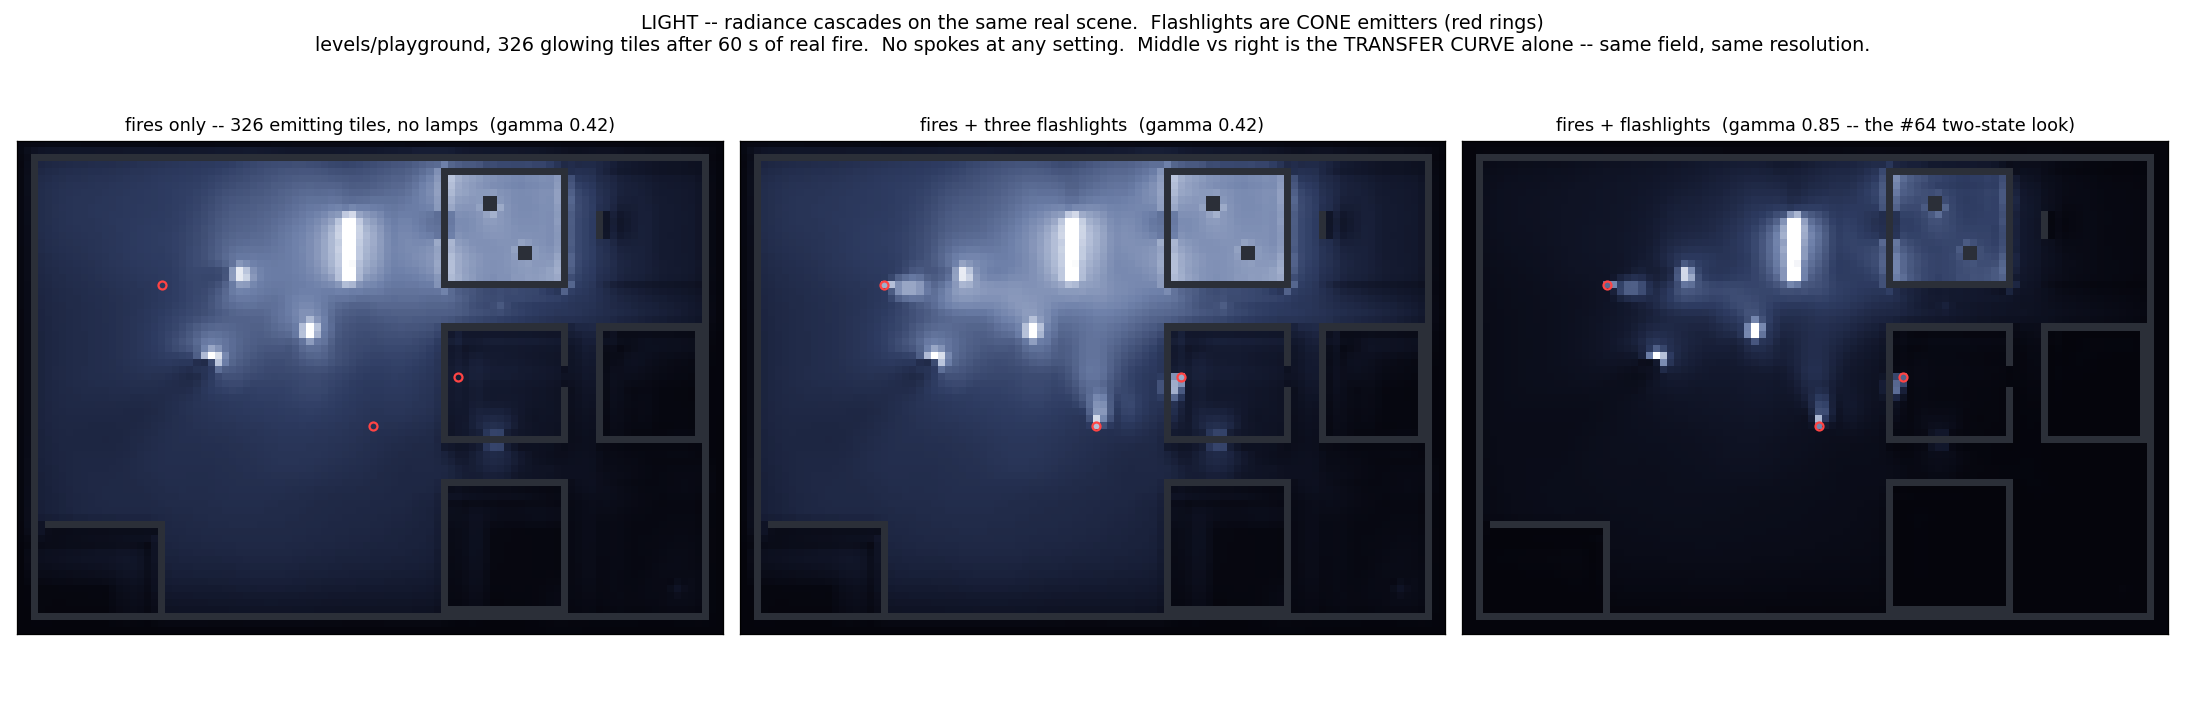

Recreate this plot in Python.
"""Task 1, light half -- radiance cascades on the real map, with flashlights (2026-09-13).

Erik: "Also have some flashlights perhaps." and "I could accept the artifacts, but I would
like to see them with more light sources first."

Same real scene as real_scene_heat_sweeps.py (levels/playground after 60 s of real fires), lit by
every burning tile PLUS three flashlights.  A flashlight is a CONE emitter: it radiates
only into directions within its beam, which is natural in a directional solve and is what
design section 4.2 specifies.

THE TWO KNOBS THAT ACTUALLY CHANGE THE PICTURE.  The last session's dials note records
that Erik changed BASE_DIRS 16->8 and MARCH 0.25->0.125 and saw essentially nothing.
These are the ones that do something:
    N_CASCADES -- reach versus leak.  cascade_diagnose.py found coarse probes landing
                  INSIDE walls at our map sizes: that is the parallax/bilinear leak that
                  Osborne & Sannikov 2024 section 2.5 names, with a published fix.
    GAMMA      -- the transfer curve.  This, not field resolution, is what produces the
                  crisp two-state look of issue #64.

Run:
    C:/Users/steen/anaconda3/python.exe docs/ray_engine_v2_scheme_study_2026-09-13/real_scene_light_cascades.py
"""
from __future__ import annotations
import math
from pathlib import Path
import numpy as np

HERE = Path(__file__).resolve().parent
LEVEL = "playground"

BASE_DIRS = 16
N_CASCADES = 4
BASE_LEN = 1.0
MARCH = 0.34
GAMMA = 0.42
CLIP_PCT = 99.7
PALETTE = ["#05050c", "#141a30", "#2f3d63", "#6d7fa8", "#b9c4dc", "#ffffff"]
WALL_COLOUR = "#2b2f38"

# (row, col, beam direction in degrees, half-angle, brightness)
# Amplitudes are chosen so a flashlight and the hottest fire tile read at comparable
# brightness.  A first pass had the lamps 65x the brightest fire and the fires vanished
# from the picture, which is a tone-mapping accident, not a property of the solver.
FLASHLIGHTS = [(20, 20, 0.0, 22.0, 6.0),
               (33, 62, 135.0, 22.0, 6.0),
               (40, 50, 270.0, 30.0, 4.5)]

FL_MASK = None
FL_LIVE = [False]        # flashlights off for the fires-only panel


def load():
    d = np.load(HERE / f"heatmap_{LEVEL}.npz", allow_pickle=True)
    T = d["temperature"].astype(float)
    la = d["light_atten"].astype(float)
    kappa = la.mean(axis=2) * 4.0          # scalar extinction, generous so walls block
    solid = d["solid"]
    opaque = solid & (kappa > 0.5)
    # visible emission: hot tiles glow, steeply with temperature
    em = np.where(T > 200.0, ((T - 200.0) / 800.0) ** 3, 0.0)
    em *= 1.0 / max(em.max(), 1e-9)        # hottest fire tile = 1.0
    return kappa, em, opaque, T


def cone_gain(iy, ix, ang):
    """A flashlight at (iy,ix) emits toward -ang only inside its beam."""
    g = 0.0
    for (fy, fx, fdeg, half, amp) in FLASHLIGHTS:
        if iy == fy and ix == fx:
            to_probe = math.degrees(math.atan2(-math.sin(ang), -math.cos(ang)))
            d = (to_probe - fdeg + 180.0) % 360.0 - 180.0
            if abs(d) <= half:
                g += amp * (0.5 + 0.5 * math.cos(math.pi * d / half))
    return g


def trace(px, py, ang, r0, r1, em, kappa, H, W, march):
    rad, trans = 0.0, 1.0
    dx, dy = math.cos(ang), math.sin(ang)
    n = max(1, int((r1 - r0) / march))
    ds = (r1 - r0) / n
    for k in range(n):
        t = r0 + (k + 0.5) * ds
        ix, iy = int(px + dx * t), int(py + dy * t)
        if not (0 <= ix < W and 0 <= iy < H):
            break
        e = em[iy, ix]
        if FL_LIVE[0] and FL_MASK[iy, ix]:
            e = e + cone_gain(iy, ix, ang)
        rad += e * trans * ds
        trans *= math.exp(-kappa[iy, ix] * ds)
        if trans < 1e-5:
            break
    return rad, trans


def build(em, kappa, H, W, ncasc):
    far = math.hypot(H, W)
    levels = []
    for i in range(ncasc):
        sp = 2 ** i
        nd = BASE_DIRS * (4 ** i)
        r0 = BASE_LEN * (4 ** i - 1) / 3.0
        r1 = BASE_LEN * (4 ** (i + 1) - 1) / 3.0
        if i == ncasc - 1:
            r1 = far                 # top cascade runs to the domain edge (paper 2.3)
        # The march must stay fine enough to see a one-tile wall, whatever the interval
        # length -- otherwise the top cascade steps straight over occluders and what looks
        # like the bilinear leak is really just an undersampled march.
        march = min(MARCH, 0.5)
        ph, pw = H // sp, W // sp
        rad = np.zeros((ph, pw, nd))
        tr = np.ones((ph, pw, nd))
        for j in range(ph):
            for k in range(pw):
                px, py = (k + 0.5) * sp, (j + 0.5) * sp
                for d in range(nd):
                    ang = (d + 0.5) * (2.0 * math.pi / nd)
                    rad[j, k, d], tr[j, k, d] = trace(px, py, ang, r0, r1,
                                                      em, kappa, H, W, march)
        levels.append([rad, tr])
        print(f"    cascade {i}: {ph}x{pw} probes x {nd} dirs, {r0:.1f}..{r1:.1f} tiles")
    return levels


def merge(levels):
    for i in range(len(levels) - 2, -1, -1):
        rad, tr = levels[i]
        far_rad = levels[i + 1][0]
        ph, pw, nd = rad.shape
        fph, fpw, fnd = far_rad.shape
        sp, fsp = 2 ** i, 2 ** (i + 1)
        for j in range(ph):
            for k in range(pw):
                px = ((k + 0.5) * sp) / fsp - 0.5
                py = ((j + 0.5) * sp) / fsp - 0.5
                k0, j0 = int(math.floor(px)), int(math.floor(py))
                fx, fy = px - k0, py - j0
                for d in range(nd):
                    acc = 0.0
                    for c in range(4):
                        fd = (d * 4 + c) % fnd
                        v = 0.0
                        for dj in (0, 1):
                            for dk in (0, 1):
                                wgt = ((fy if dj else 1 - fy)
                                       * (fx if dk else 1 - fx))
                                jj, kk = j0 + dj, k0 + dk
                                if 0 <= jj < fph and 0 <= kk < fpw:
                                    v += wgt * far_rad[jj, kk, fd]
                        acc += v
                    rad[j, k, d] += tr[j, k, d] * (acc / 4.0)
    return levels


def tonemap(f, opaque, gamma, hi):
    v = np.clip(np.asarray(f, float) / max(hi, 1e-12), 0, 1) ** gamma
    return np.ma.array(v, mask=opaque)


def _label(mask):
    """4-connected component labelling, numpy only (scipy in this env is built against
    numpy 1.x and will not import under numpy 2)."""
    lab = np.zeros(mask.shape, np.int32)
    cur = 0
    H, W = mask.shape
    for sy in range(H):
        for sx in range(W):
            if not mask[sy, sx] or lab[sy, sx]:
                continue
            cur += 1
            stack = [(sy, sx)]
            lab[sy, sx] = cur
            while stack:
                y, x = stack.pop()
                for dy, dx in ((1, 0), (-1, 0), (0, 1), (0, -1)):
                    ny, nx = y + dy, x + dx
                    if 0 <= ny < H and 0 <= nx < W and mask[ny, nx] and not lab[ny, nx]:
                        lab[ny, nx] = cur
                        stack.append((ny, nx))
    return lab, cur


def main():
    import matplotlib
    matplotlib.use("Agg")
    import matplotlib.pyplot as plt
    from matplotlib.colors import LinearSegmentedColormap
    global FL_MASK

    kappa, em, opaque, T = load()
    H, W = em.shape
    FL_MASK = np.zeros((H, W), bool)
    for fl in FLASHLIGHTS:
        FL_MASK[fl[0], fl[1]] = True
    print(f"{LEVEL} {H}x{W}: {int((em>0).sum())} glowing tiles + "
          f"{len(FLASHLIGHTS)} flashlights")

    print("  fires only")
    lv = merge(build(em, kappa, H, W, N_CASCADES))
    f_fire = np.where(opaque, 0.0, lv[0][0].mean(axis=2) * 2.0 * math.pi)
    print("  fires + flashlights")
    FL_LIVE[0] = True
    lv = merge(build(em, kappa, H, W, N_CASCADES))
    f_all = np.where(opaque, 0.0, lv[0][0].mean(axis=2) * 2.0 * math.pi)
    panels = [("fires only -- 326 emitting tiles, no lamps", f_fire),
              ("fires + three flashlights", f_all)]

    hi = np.percentile(f_all[~opaque], CLIP_PCT)
    cmap = LinearSegmentedColormap.from_list("cool", PALETTE)
    cmap.set_bad(WALL_COLOUR)

    cols = [(f"{n}  (gamma {GAMMA})", f, GAMMA) for n, f in panels]
    cols.append(("fires + flashlights  (gamma 0.85 -- the #64 two-state look)",
                 f_all, 0.85))
    fig, axes = plt.subplots(1, 3, figsize=(19, 6.2))
    for c, (name, f, g) in enumerate(cols):
        axes[c].imshow(tonemap(f, opaque, g, hi), cmap=cmap, vmin=0, vmax=1,
                       interpolation="nearest")
        axes[c].set_title(name, fontsize=11)
        axes[c].set_xticks([])
        axes[c].set_yticks([])
        for fl in FLASHLIGHTS:
            axes[c].plot(fl[1], fl[0], marker="o", ms=5, mfc="none",
                         mec="#ff4444", mew=1.4)
    fig.suptitle(
        "LIGHT -- radiance cascades on the same real scene.  Flashlights are CONE "
        "emitters (red rings)\n"
        f"levels/{LEVEL}, {int((em>0).sum())} glowing tiles after 60 s of real fire.  "
        "No spokes at any setting.  Middle vs right is the TRANSFER CURVE alone -- "
        "same field, same resolution.", fontsize=12)
    fig.tight_layout()
    fig.savefig(HERE / "real_scene_light_cascades.png", dpi=115)
    print("wrote", HERE / "real_scene_light_cascades.png")

    # how much light lands in sealed rooms that should be dark?  (the bilinear leak)
    lab, n = _label(~opaque)
    print(f"\n  {n} connected open regions; mean light in each, brightest first,")
    print("  normalised to the brightest region (a sealed dark room should be ~0):")
    for (name, f) in panels:
        vals = sorted((f[lab == i].mean() for i in range(1, n + 1)), reverse=True)
        print(f"    {name:<32} " + "  ".join(f"{v/max(vals[0],1e-12):.4f}"
                                             for v in vals[:8]))


if __name__ == "__main__":
    main()
